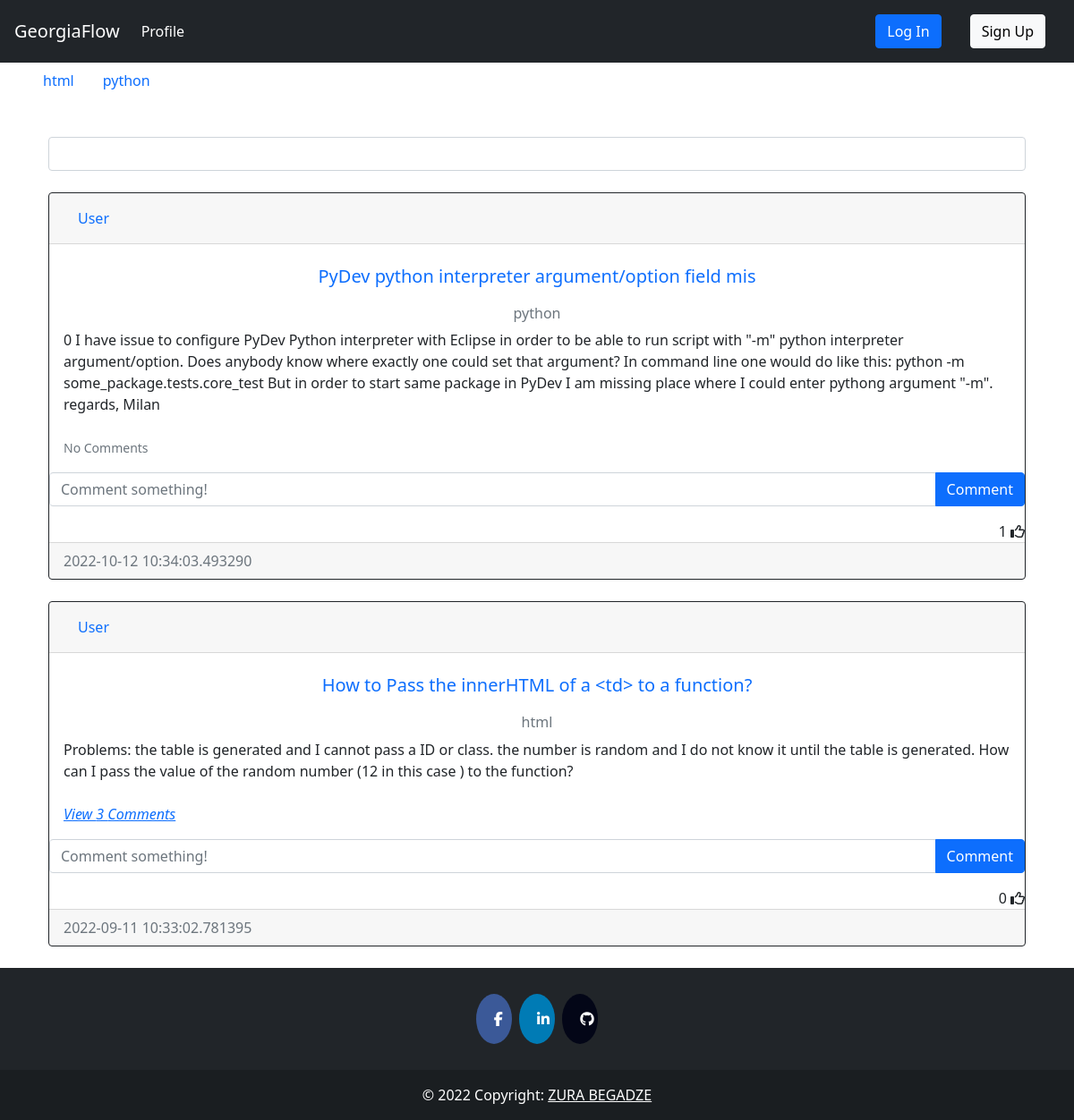
The page /index on the database as committed earlier.
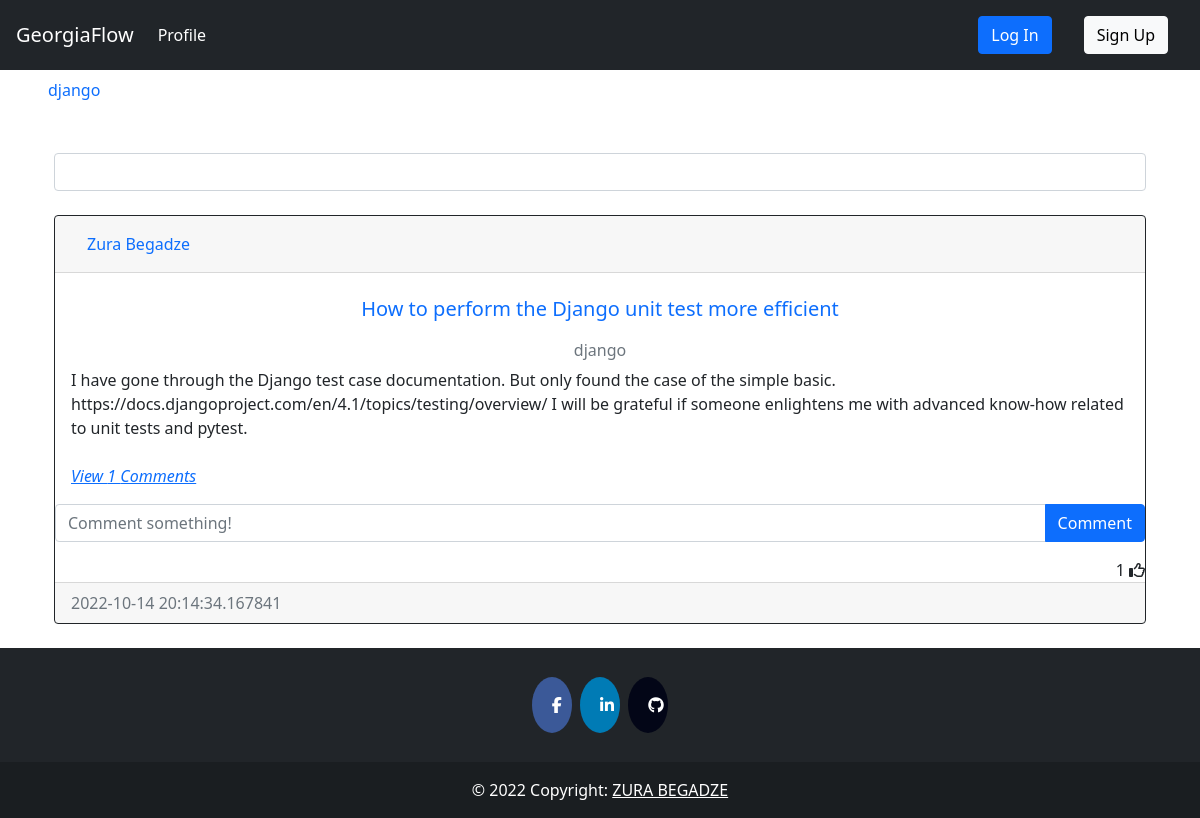
The same page on the database as committed later.
### question/models.py (models this page shows, shortened)
class Tag(db.Model):
    __tablename__='tag'
    id =db.Column(db.Integer, primary_key=True)
    name = db.Column(db.String(15), nullable = False, unique=True, index=True)
    date_created = db.Column(db.DateTime, default = datetime.utcnow())
    author = db.Column(db.Integer, db.ForeignKey('user.id', ondelete="CASCADE"), nullable=False)

class Post(db.Model):
    __tablename__='post'
    id = db.Column(db.Integer, primary_key=True)
    heading = db.Column(db.String(50), nullable = False, index=True, unique=True)
    text = db.Column(db.Text, nullable=False)
    date_created = db.Column(db.DateTime, default = datetime.utcnow())
    tags = db.Column(db.String, db.ForeignKey('tag.name', ondelete="CASCADE"), unique=False, nullable=False)
    author = db.Column(db.Integer, db.ForeignKey('user.id', ondelete="CASCADE"), nullable=False)
    comments = db.relationship('Comment', backref='post', passive_deletes=True)
    likes = db.relationship('Like', backref='post', passive_deletes=True)
    corrects = db.relationship('Correct', backref='post', passive_deletes=True)

### auth/models.py (models this page shows, shortened)
class User(db.Model, UserMixin):
    __tablename__ = 'user'
    id = db.Column(db.Integer, primary_key=True)
    fullname = db.Column(db.String(200), nullable = False, index=True)
    email = db.Column(db.String(100), nullable = False, unique = True, index=True)
    linkedin = db.Column(db.String(50),  nullable = False)
    github = db.Column(db.String(45),  nullable = False)
    date_created = db.Column(db.DateTime, default = datetime.utcnow())
    password_hash = db.Column(db.String(128))
    posts = db.relationship('Post', backref='user', passive_deletes=True)
    tags = db.relationship('Tag', backref='user', passive_deletes=True)
    comments = db.relationship('Comment', backref='user', passive_deletes=True)
    likes = db.relationship('Like', backref='user', passive_deletes=True)
    correct = db.relationship('Correct', backref='correct_user', passive_deletes=True)

### api/views.py (the view)
@api.route('/')
@api.route("/index")
def index():
    tags = Tag.query.order_by(Tag.name).all()
    posts = Post.query.order_by(desc(Post.date_created)).all()
    return render_template('index.html', posts=posts, tags=tags)

### templates/index.html (shortened to what this page needs)
{% extends 'base.html' %}
{% block content %}
    <div class="form-outline mb-4" style="margin-top:2.5%">
        <input type="search" class="form-control" id="datatable-search-input">
    </div>
    <div id="posts">
    {% for post in posts %}
    <div class="card border-dark">
        <div class="card-header d-flex justify-content-between align-items-center">
            <a class="nav-item nav-link active" href="{{ url_for('auth.get_user', user_id=post.user.id) }}">{{post.user.fullname}}</a>
            <br />
        </div>
        <div class="card-body">
            <a class="card-title nav-item nav-link text-center" href="{{ url_for('post.post_detail', post_id=post.id) }}"><h5 >{{post.heading}}</h5></a>
            <h6 class="card-subtitle mb-2 text-muted text-center">{{post.tags}}</h6>
            <div class="card-text ">{{post.text}}</div>
            <br />
            <p class="card-text">
                {% if post.comments|length > 0 %}
                <a data-bs-toggle="collapse" href="#comments-{{post.id}}" role="button">
                <cite title="Source" >View {{post.comments|length}} Comments</cite>
                </a>
                {% else %}
                <small class="text-muted">No Comments</small>
                {% endif %}
            </p>
        </div>
        <form class="input-group mb-3" method="POST" action="/create-comment/{{post.id}}" >
            <input type="text" id="text"  name="text" class="form-control" placeholder="Comment something!" />
            <button type="submit" class="btn btn-primary">Comment</button>
        </form>
        <div class="text-right">
            <span id="likes-count-{{post.id}}">{{ post.likes|length }}</span>
            {% if current_user.id in post.likes|map(attribute="author")|list %}
            <i class="fas fa-thumbs-up" id="like-button-{{post.id}}" onclick="like('{{post.id}}')"></i>
            {% else %}
            <i class="far fa-thumbs-up" id="like-button-{{post.id}}" onclick="like('{{post.id}}')"></i>
            {% endif %}
        </div>
        <div class="card-footer text-muted">{{post.date_created}}</div>
    </div>
    <br/ > {% endfor %}
    </div>
{% endblock %}

### templates/base.html (shortened to what this page needs)
<!DOCTYPE html>
<html lang="en">
    <head>
        <link rel="stylesheet" href="{{ url_for('static', filename='css/index.css')}}"></link>
        <link rel="stylesheet" href="https://cdnjs.cloudflare.com/ajax/libs/font-awesome/4.7.0/css/font-awesome.min.css"/>
        <link rel="stylesheet" href="https://cdn.jsdelivr.net/npm/bootstrap@5.2.0/dist/css/bootstrap.min.css"/>
        <link rel="stylesheet" href="https://cdn.jsdelivr.net/npm/bootstrap@4.6.2/dist/css/bootstrap.min.css"/>
        <link rel="stylesheet" href="https://cdn.jsdelivr.net/npm/bootstrap@4.1.3/dist/css/bootstrap.min.css"/>
        <link rel="stylesheet" href="https://cdn.jsdelivr.net/npm/bootstrap@5.0.2/dist/css/bootstrap.min.css"/>
    </head>
    <body>
        <nav class="navbar navbar-expand-lg   navbar-dark bg-dark">
            <a class="navbar-brand" href="{{ url_for('api.index') }}">GeorgiaFlow</a>
            <div class="collapse navbar-collapse" id="navbarTogglerDemo03">
                <ul class="navbar-nav mr-auto mt-2 mt-lg-0">
                    <li class="nav-item active">
                    <a class="nav-link" href="{{ url_for('auth.get_user', user_id=current_user.id) }}">Profile <span class="sr-only">(current)</span></a>
                    </li>
                </ul>
                {%if current_user.is_authenticated %}
                    <div class="btn-group" style="margin-right:5%">
                        <button type="button" class="btn btn-sm btn-secondary dropdown-toggle" data-bs-toggle="dropdown">{{current_user.fullname}}</button>
                        <ul class="dropdown-menu">
                            <li>
                                <a class="dropdown-item" href="{{ url_for('auth.get_user', user_id=current_user.id) }}">{{current_user.fullname}}</a>
                            </li>
                            <li>
                                <a class="dropdown-item" href="{{ url_for('auth.update', user_id=current_user.id) }}">Update Profile</a>
                            </li>
                            <li>
                                <a class="dropdown-item" href="{{ url_for('auth.update_password', user_id=current_user.id) }}">Update Password</a>
                            </li>
                            <div class="dropdown-divider"></div>
                            <a class="dropdown-item" href="{{ url_for('auth.logout') }}">Log Out</a>
                            </div>
                        </ul>
                    </div>
                {%else%}
                    <a class="nav-link" href="{{ url_for('auth.login') }}"><button type="button" class="btn btn-primary">Log In</button></a>
                    <a class="nav-link" href="{{ url_for('auth.signup') }}"><button type="button" class="btn btn-light">Sign Up</button></a>
                {%endif%}
            </div>
        </nav>
        <nav class="navtag ">
            <ul class="navtagul">
                {%for tag in tags%}
                    <li><a class="navtaga nav-link" href="{{ url_for('post.tag_posts', tag_name=tag.name) }}">{{tag.name}}</a></li>
                {%endfor%}
            </ul>
        </nav>
        <div class="container">{% block content %}{% endblock %}</div>
        {%block footer%}
        <footer class="bg-dark text-center text-white">
            <div class="container p-4 pb-0">
                <section class="mb-4">
                    <a href="https://www.facebook.com/zura.begadze.35/" class="fa fa-facebook"></a>
                    <a href="https://www.linkedin.com/in/zura-begadze/" class="fa fa-linkedin"></a>
                    <a href="https://github.com/papitokarlo" class="fa fa-github"></a>
            </section>
            </div>
            <div class="text-center p-3" style="background-color: rgba(0, 0, 0, 0.2);">
                © 2022 Copyright:
                <a class="text-white" href="">ZURA BEGADZE</a>
            </div>
        </footer>
        {%endblock%}
    </body>
</html>

Rows that differ between the two databases and show on the page:
removed Tag: name "html"
removed Tag: name "python"
removed Post: user.fullname "User", heading "PyDev python interpreter argument/option field mis", tags "python", text "0 I have issue to configure PyDev Python interpreter with Eclipse in order to be able to run script with \"-m\" python interpreter argument/option. Does anybody know where exactly one could set that argument? In command line one would do like this: python -m some_package.tests.core_test But in order to start same package in PyDev I am missing place where I could enter pythong argument \"-m\". regards, Milan", shows "No Comments", likes|length "1", date_created "2022-10-12 10:34:03.493290"
removed Post: user.fullname "User", heading "How to Pass the innerHTML of a <td> to a function?", tags "html", text "Problems: the table is generated and I cannot pass a ID or class. the number is random and I do not know it until the table is generated. How can I pass the value of the random number (12 in this case ) to the function?", comments|length "3", likes|length "0", date_created "2022-09-11 10:33:02.781395"
added Tag: name "django"
added Post: user.fullname "Zura Begadze", heading "How to perform the Django unit test more efficient", tags "django", text "I have gone through the Django test case documentation. But only found the case of the simple basic. https://docs.djangoproject.com/en/4.1/topics/testing/overview/ I will be grateful if someone enlightens me with advanced know-how related to unit tests and pytest.", comments|length "1", likes|length "1", date_created "2022-10-14 20:14:34.167841"
